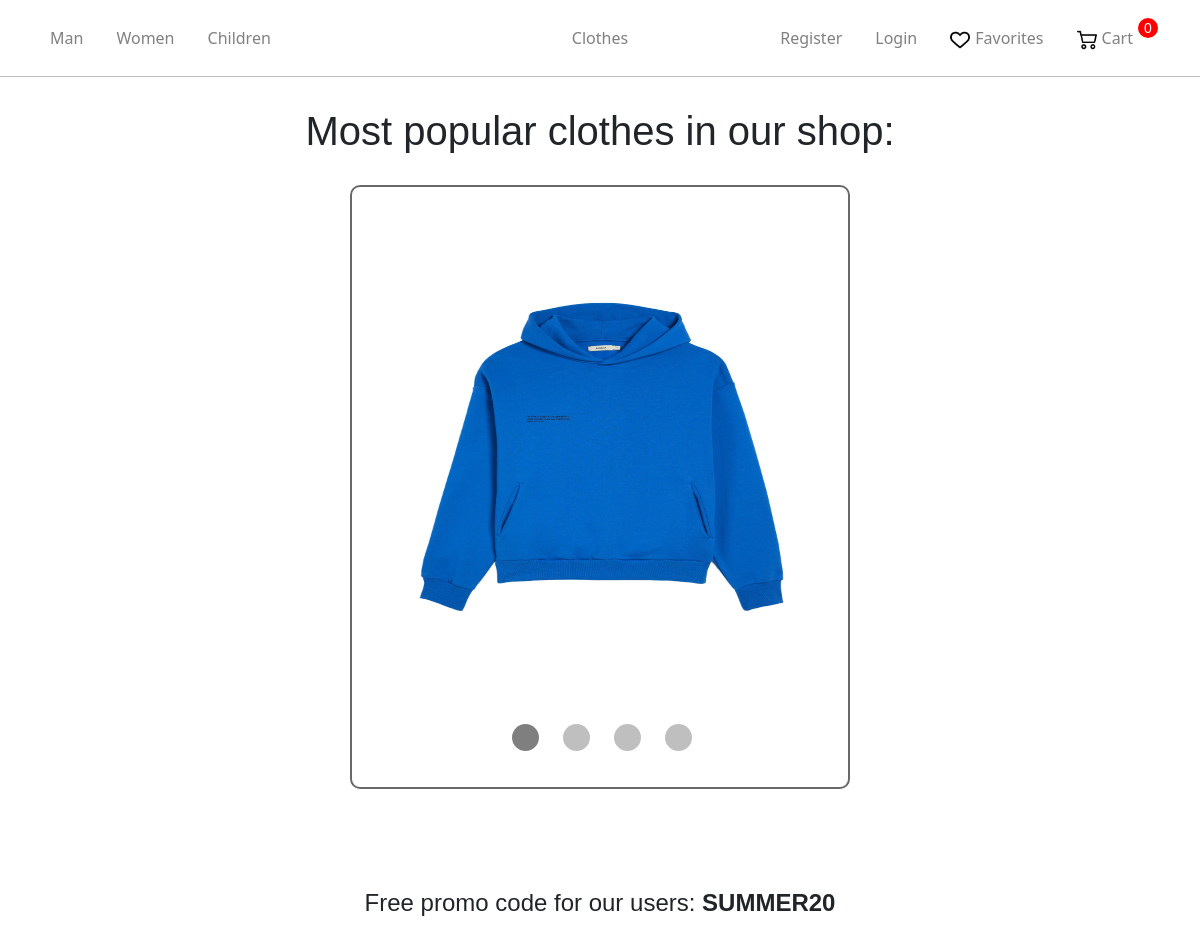
The page / on the database its author committed.
### store/models.py (models this page shows, shortened)
class Gender(models.Model):
    name = models.CharField(max_length=100, db_index=True)
    slug = models.SlugField(max_length=255, unique=True, db_index=True)
    categories_id = models.ManyToManyField('Category')
    def get_absolute_url(self):
        return reverse('gender', kwargs={'gender_slug': self.slug})

class Product(models.Model):
    AVAILABILITY =(
        ('Y', 'В наличии'),
        ('N', 'Нет в наличии'),
    )
    name = models.CharField(max_length=255)
    slug = models.SlugField(max_length=255, unique=True, db_index=True)
    description = models.TextField(blank=True)
    discount = models.BooleanField(default=False)
    price = models.IntegerField()
    price_discount = models.IntegerField(blank=True)
    photo = models.ImageField(upload_to="photos")
    availability = models.CharField(max_length=1,choices = AVAILABILITY,default = '')
    cat = models.ForeignKey('Category', on_delete=models.PROTECT)
    gender = models.ForeignKey('Gender', on_delete=models.PROTECT)
    sizes = models.ManyToManyField('Size')

### store/views.py (the view)
# urls.py: path('', views.main, name="main"),
def main(request):
    products = Product.objects.all()
    context = {
        'products': products,
    }
    context = get_user_context(context, request)
    return render(request, 'store/main.html', context)

### store/utils.py (called while the page is built)
def get_user_context(dict,request):
    context = dict
    genders = Gender.objects.all()
    ordered = 1
    if not request.user.is_authenticated:
        ordered = 0
    else:
        order_qs = Order.objects.filter(user=request.user, ordered=False)
        if order_qs.exists():
            context["order"] = order_qs[0]
        else:
            ordered = 0
    context["genders"] = genders
    context["gender_selected"] = -1
    context["cat_selected"] = -1
    context["ordered"] = ordered
    return context

### store/templates/store/main.html (shortened to what this page needs)
{% extends 'store/layout.html' %}
{% load static %}
{% block content %}
<div>
  <div style="text-align: center;">
    <h1 style="font-family: Arial, sans-serif; margin-top: 30px;">Most popular clothes in our shop:</h1>
  </div>
  <div class="carousel">
    <ul class="slides">
      {% for product in products|slice:"2:6" %}
        <li class="slide-container">
          <div class="slide-image">
          </div>
        </li>
      {% endfor %}
        <div class="carousel-dots">
          {% for product in products|slice:"2:6" %}
            <label for="product-{{ product.id }}" class="carousel-dot {% if forloop.first %}selected{% endif %}" id="product-dot-{{ product.id }}"></label>
          {% endfor %}
        </div>
    </ul>
  </div>
    <div style="text-align: center;">
        <h1 style="font-family: Arial, sans-serif; margin-top: 100px; font-size: 1.5em;">Free promo code for our users: <strong>SUMMER20</strong></h1>
    </div>
</div>
{% endblock %}

### store/templates/store/layout.html (shortened to what this page needs)
{% load static %}
<!doctype html>
<html lang="en">
<head>
    <link rel="stylesheet" href="https://cdn.jsdelivr.net/npm/bootstrap@5.2.3/dist/css/bootstrap.min.css">
    <link rel="stylesheet" href="{% static 'store/css/main.css' %}">
</head>
<body>
    <nav class="navbar navbar-expand-sm navbar-dark main-nav">
    <div class="container justify-content-center">
        <ul class="nav navbar-nav w-100 flex-nowrap">
            {% for gender in genders%}
            <li class="nav-item active">
                {%if gender == gender_selected%}
                <p class="nav-link-selected lk" >{{gender.name}}</p>
                {%else%}
                <a class="nav-link lk" href="{{gender.get_absolute_url}}">{{gender.name}}</a>
                {%endif%}
            {% endfor %}
        </ul>
        <ul class="nav navbar-nav justify-content-center">
            <li class="nav-item"><a class="nav-link" href="{% url 'main' %}">Clothes</a></li>
        </ul>
        <ul class="nav navbar-nav w-100 justify-content-end">
            {% if request.user.is_authenticated %}
            <li class="nav-item">
                <a class="nav-link lk" href="{% url 'logout' %}">Logout</a>
            </li>
            {%else%}
            <li class="nav-item">
                <a class="nav-link lk" href="{% url 'register' %}">Register</a>
            </li>
            <li class="nav-item">
                <a class="nav-link lk" href="{% url 'login' %}">Login</a>
            </li>
            {%endif%}
            <li class="nav-item">
                <a class="nav-link lk icon" href="{% url 'liked' %}"><img src="../../static/store/img/heart.png" alt="Heart Icon">Favorites</a>
            </li>
            <li class="nav-item">
                {%if not ordered%}
                    <p class="cart-total">0</p>
                {%else%}
                    <p class="cart-total">{{order.products.count}}</p>
                {%endif%}
                <a class="nav-link lk icon" href="{% url 'cart' %}"><img src="../../static/store/img/shopping-cart.png" alt="Cart Icon">Cart</a>
            </li>
        </ul>
    </div>
    </nav>
    <hr class="nav">
    {% block content %}
    {% endblock %}
</body>
</html>

### store/static/store/css/main.css (style rules this page uses)
.navbar .icon img { height: 20px; vertical-align: middle; margin-right: 5px; }
.navbar { padding: 18px; }
.navbar-expand-sm .navbar-nav .lk { padding-right: 25px; }
.navbar-nav .nav-link { color: gray; transition: color 0.2s ease-in-out; }
.navbar .cart-total { display: block; text-align: center; color: white; background-color: red; width: 20px; height: 20px; border-radius: 50%; font-size: 14px; font-family: Arial , sans-serif; float: right; }
hr { margin: 0; color: black; }

### store/templates/store/main.html (style rules this page uses)
.carousel { width: 500px; margin: 30px auto; border: 2px solid dimgray; border-radius: 10px; }
ul.slides { display: block; position: relative; height: 600px; width: 500px; margin: 0; padding: 0; overflow: hidden; list-style: none; }
.slides * { user-select: none; -ms-user-select: none; -moz-user-select: none; -khtml-user-select: none; -webkit-user-select: none; -webkit-touch-callout: none; }
.slide-container { display: block; }
.slide-image { position: absolute; width: 100%; height: 85%; top: 0; opacity: 0; transition: all .7s ease-in-out; display: flex; justify-content: center; align-items: center; margin-top: 15px; }
.carousel-dots { position: absolute; left: 0; right: 0; bottom: 20px; z-index: 999; text-align: center; }
.carousel-dots .carousel-dot { display: inline-block; width: 27px; height: 27px; border-radius: 50%; background-color: gray; opacity: 0.5; margin: 10px; }
input:checked + .slide-container .slide-image { opacity: 1; transform: scale(1); transition: opacity 1s ease-in-out; }
.carousel-dot.selected { background-color: black; }

### rows shown on the page
Gender: name "Man"
Gender: name "Women"
Gender: name "Children"
